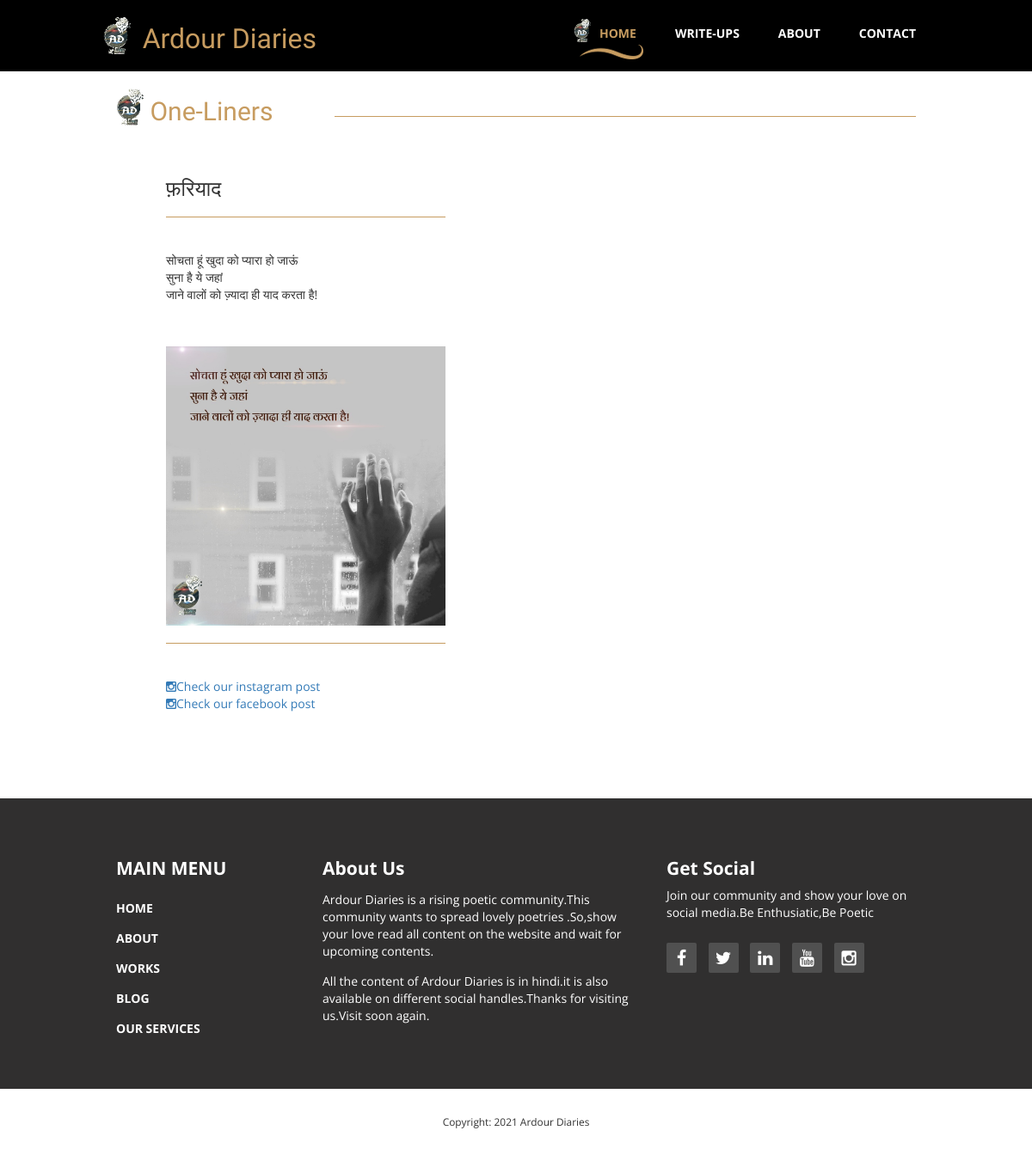
/oneliner/onelines/5, run on the app's committed database.
### diaries/models.py (models this page shows, shortened)
class oneliners(models.Model):
    title = models.CharField(max_length=100, null=True)
    desc = models.TextField(max_length=500, null=True)
    content = models.TextField(max_length=5000, null=True)
    date_created = models.DateTimeField(auto_now_add=True, null=True)
    oneliners_image = models.ImageField(upload_to='oneliners',null=True, blank=True)
    insta_link = models.URLField(blank=True, null=True)
    fb_link = models.URLField(blank=True, null=True)
    class Meta:
        ordering = ["-date_created"]

### diaries/views.py (the view)
# urls.py: path('oneliner/onelines/<str:ok>', views.onelines, name="onelines"),
def onelines(request, ok):
    oneline1 = oneliners.objects.get(id=ok)
    return render(request, "onelines.html", {'oneline1': oneline1})

### templates/onelines.html (shortened to what this page needs)
{% extends 'main.html' %}
{% block content %}
{% load static %}
      <div class="container" id="main">
        <section class="tm-section row">
          <div class="col-lg-12 tm-section-header-container margin-bottom-30">
            <h2 class="tm-section-header gold-text tm-handwriting-font"><img src="{% static 'img/logo.png' %}" alt="Logo" class="tm-site-logo"> One-Liners</h2>
               <div class="tm-hr-container"><hr class="tm-hr"></div>
          </div>
          <div class="tm-menu-product-content col-lg-9 col-md-9">
            <div class="tm-product">
              <div class="tm-product-text">
                <h3 class="tm-product-title ">{{oneline1.title}}</h3>
                  <div class="tm-hr-container"><hr class="tm-hr"></div>
                    <p class="tm-product-description">{{oneline1.content|linebreaks}}</p>
                    <br><br>
                      <img src="{{oneline1.oneliners_image.url}}" alt="oneliner-img" class="tm-work-img img-responsive">
                      <div class="tm-hr-container"><hr class="tm-hr"></div>
                      <a href={{oneline1.insta_link}} target=_blank class="tm-product-description"><i class="fa fa-instagram"></i>Check our instagram post</a><br>
                      <a href={{oneline1.fb_link}} target=_blank class="tm-product-description"><i class="fa fa-instagram"></i>Check our facebook post</a>
                  </div>
              </div>
            </div>
          </div>
    {% endblock %}

### static/css/templatemo-style.css (style rules this page uses)
body { overflow-x: hidden; }
* { font-family: 'Open Sans', sans-serif; }
.container { max-width: 960px; }
.tm-handwriting-font { font-family: 'Damion', cursive; }
.tm-site-logo, .tm-site-name { vertical-align: bottom; }
.tm-section { margin-bottom: 60px; }
.gold-text { color: #c79c60; }
.margin-bottom-30 { margin-bottom: 30px; }
.tm-section-header-container { display: -webkit-box; display: -webkit-flex; display: -ms-flexbox; display: flex; -webkit-box-align: end; -webkit-align-items: flex-end; -ms-flex-align: end; align-items: flex-end; }
.tm-section-header { width: 350px; }
.tm-hr-container { width: 100%; height: 41px; }
.tm-hr { border-color: #c79c60; }
.tm-product { margin-right: 0; margin-left: auto; max-width: 652px; display: -webkit-box; display: -webkit-flex; display: -ms-flexbox; display: flex; -webkit-box-pack: justify; -webkit-justify-content: space-between; -ms-flex-pack: justify; justify-content: space-between; -webkit-box-align: center; -webkit-align-items: center; -ms-flex-align: center; align-items: center; background-color: white; padding: 20px; }
.tm-product-text { max-width: 325px; }
.tm-product-title { margin-top: 0; margin-bottom: 15px; -webkit-transition: all 0.3s ease; transition: all 0.3s ease; }
.tm-product-description { margin-bottom: 0; text-align: justify; }
.tm-product { cursor: pointer; margin-bottom: 20px; }

### data on the page
oneliners: title "फ़रियाद", content "सोचता हूं खुदा को प्यारा हो जाऊं सुना है ये जहां जाने वालों को ज़्यादा ही याद करता है!", oneliners_image (picture)
